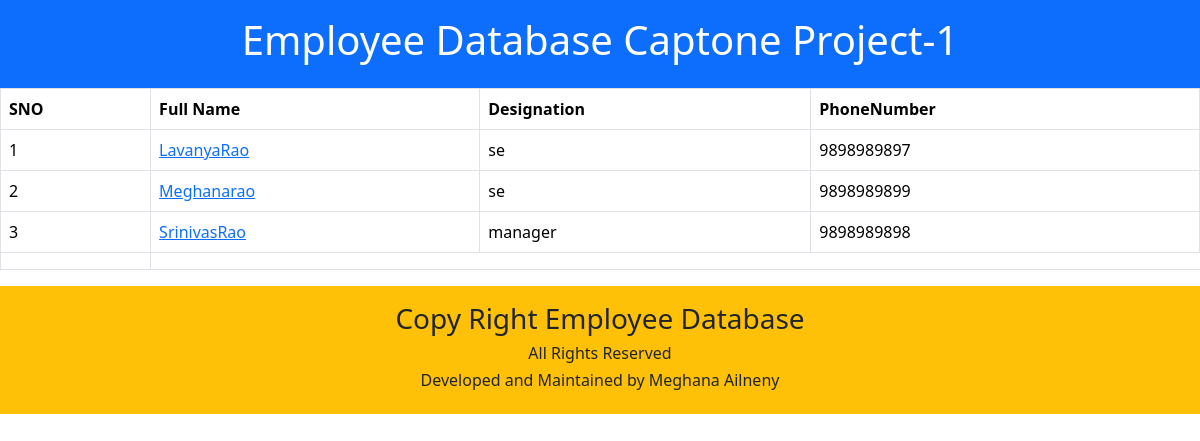
/employee/, run on the app's committed database.
### salary/models.py (models this page shows)
class Employee(models.Model):
    first_name=models.CharField(max_length=100);
    last_name=models.CharField(max_length=100);
    photo=models.ImageField(upload_to='images');
    designation=models.CharField(max_length=100);
    email_address=models.EmailField(max_length=100);
    phone_number=models.CharField(max_length=10);

### Employee/views.py (the view)
# urls.py: path('employee/',views.information,name='home'),
def information(request):
    employees=Employee.objects.all()
    context={
        'employees':employees,
    }
    return render(request,'home.html',context)

### templates/home.html (shortened to what this page needs)
<!DOCTYPE html>
<html lang="en">
<head>
    <link href="https://cdn.jsdelivr.net/npm/bootstrap@5.3.3/dist/css/bootstrap.min.css" rel="stylesheet">
</head>
<body>
<header class="text-center bg-primary p-3 text-white">
<h1>Employee Database Captone Project-1</h1>
</header>
    <table class="table table-bordered table-hover">
        <thead>
        <th>SNO</th>
        <th>Full Name</th>
        <th>Designation</th>
        <th>PhoneNumber</th>
        </thead>
        <tbody>
        {% for x in employees %}
            <tr>
               <td>{{forloop.counter}}</td>
               <td><a href="{% url 'employee_detail' x.id %} ">{{x.first_name}}{{x.last_name}}</td>
               <td>{{x.designation}}</td>
               <td>{{x.phone_number}}</td>
            </tr>
        {% endfor %}
        <tr>
        <th></th>
        </tr>
        </tbody>
      </table>
      <footer class="text-center bg-warning p-3">
      <h3>Copy Right Employee Database</h3>
      <h6>All Rights Reserved</h6>
      <h6>Developed and Maintained by Meghana Ailneny</h6>
      </footer>
</body>
</html>

### data on the page
Employee: first_name "Lavanya", last_name "Rao", designation "se", phone_number "9898989897"
Employee: first_name "Meghana", last_name "rao", designation "se", phone_number "9898989899"
Employee: first_name "Srinivas", last_name "Rao", designation "manager", phone_number "9898989898"
